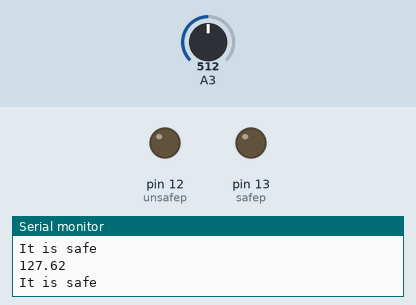
This sketch was run on a simulated Arduino Uno, built with avr-gcc and run on an emulated ATmega328P. Shown: output pins drawn as LEDs (lit = HIGH), the last lines printed to the serial monitor. Dashed ring = blinking. Inputs (shaded band) come from the test bench; at power-on: A3 = 512.

Above: at 1.2 s.
1.3 s: A3 set to 418
2.8 s: A3 set to 390
At 3.13 s:
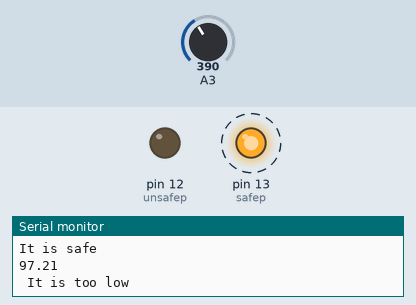
5.8 s: A3 set to 900
At 6.13 s:
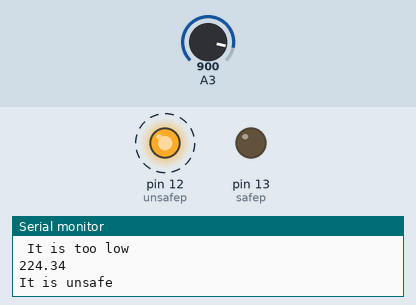
8.8 s: A3 set to 811
11.8 s: A3 set to 794
At 11.8 s:
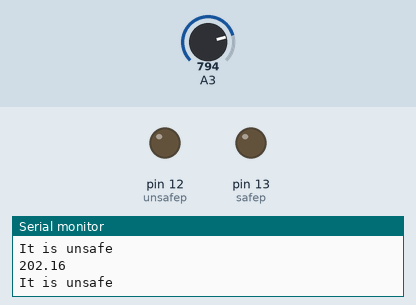
13.3 s: A3 set to 1023
At 13.65 s:
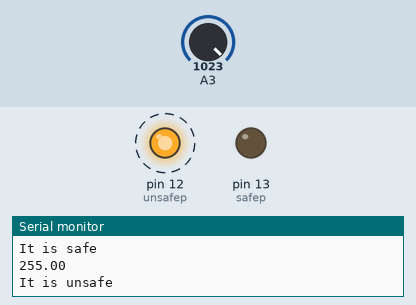
Timing chart, 0 to 17.3 s (numbered marks = the images above; inputs shaded):
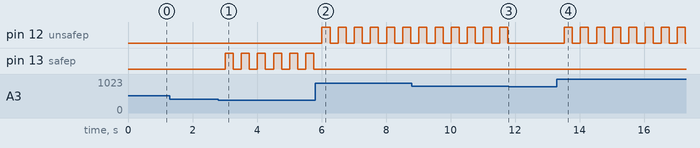

Measured:
- the behaviour switches between 402 and 401 on A3 (found by bisection; images 0 and 1)
- the behaviour switches between 803 and 802 on A3 (found by bisection; images 2 and 3)
- after the input at 2.8 s, pin 13 (safep): alternates HIGH for 0.25 s and LOW for 0.25 s, starting after 0.21 s
- after the input at 5.8 s, pin 12 (unsafep): alternates HIGH for 0.25 s and LOW for 0.25 s, starting after 0.21 s; pin 13 (safep): stops changing and stays LOW
- after the input at 11.8 s, pin 12 (unsafep): stops changing and stays LOW
- after the input at 13.3 s, pin 12 (unsafep): alternates HIGH for 0.25 s and LOW for 0.25 s, starting after 0.23 s

The sketch:

project.ino
```cpp
int safep = 13;
int unsafep = 12;
float V1;


void setup() {
  // put your setup code here, to run once:

Serial.begin(9600);


pinMode(unsafep, OUTPUT);
pinMode(safep, OUTPUT);


}

void loop() {
  // put your main code here, to run repeatedly:
V1 = (255./1023.)* analogRead(A3);

Serial.println(V1);

if ( V1 >= 200  ){
  analogWrite(unsafep, 255);
  Serial.println("It is unsafe");
  delay(250);
 analogWrite(unsafep, 0);
 delay(250);
}

else if ( V1  <= 100){
  analogWrite(safep,255);
  Serial.println(" It is too low ");
  delay(250);
 analogWrite(safep, 0);
 delay(250);
}

else{
  Serial.println("It is safe");
  delay(250);
  }
}
```
